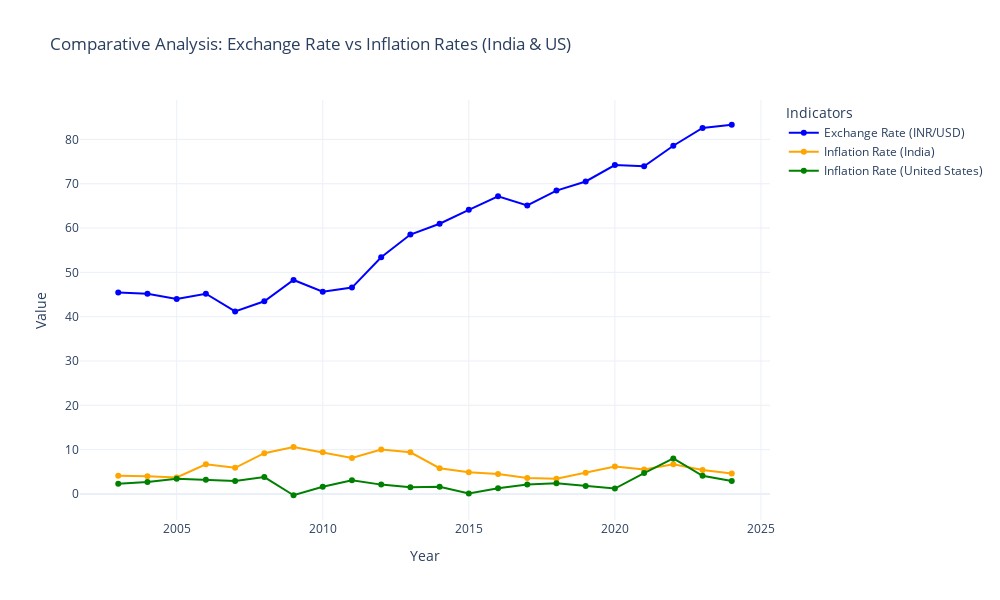

Notebook source saved alongside this figure:
### Code cell
fig = go.Figure()

fig.add_trace(go.Scatter(x=merged_df['Year'],
                         y=merged_df['Exchange Rate (INR/USD)'],
                         mode='lines+markers',
                         name='Exchange Rate (INR/USD)',
                         line=dict(color='blue')))

fig.add_trace(go.Scatter(x=merged_df['Year'],
                         y=merged_df['Inflation Rate (India)'],
                         mode='lines+markers',
                         name='Inflation Rate (India)',
                         line=dict(color='orange')))

fig.add_trace(go.Scatter(x=merged_df['Year'],
                         y=merged_df['Inflation Rate (United States)'],
                         mode='lines+markers',
                         name='Inflation Rate (United States)',
                         line=dict(color='green')))

fig.update_layout(title='Comparative Analysis: Exchange Rate vs Inflation Rates (India & US)',
                  xaxis_title='Year',
                  yaxis_title='Value',
                  legend_title_text='Indicators',
                  template='plotly_white',
                  height=600,
                  width=1000)

fig.show()

### Figure 1 — Plotly figure (JSON) as saved in the notebook; plotly's stock layout.template omitted (floating-point values rounded to 4 significant figures)
{"data": [{"line": {"color": "blue"}, "mode": "lines+markers", "name": "Exchange Rate (INR/USD)", "type": "scatter", "x": [2003, 2004, 2005, 2006, 2007, 2008, 2009, 2010, 2011, 2012, 2013, 2014, 2015, 2016, 2017, 2018, 2019, 2020, 2021, 2022, 2023, 2024], "y": [45.48, 45.19, 44.0, 45.18, 41.19, 43.46, 48.28, 45.62, 46.56, 53.4, 58.53, 60.97, 64.12, 67.17, 65.11, 68.45, 70.51, 74.22, 73.94, 78.58, 82.58, 83.31]}, {"line": {"color": "orange"}, "mode": "lines+markers", "name": "Inflation Rate (India)", "type": "scatter", "x": [2003, 2004, 2005, 2006, 2007, 2008, 2009, 2010, 2011, 2012, 2013, 2014, 2015, 2016, 2017, 2018, 2019, 2020, 2021, 2022, 2023, 2024], "y": [4.1, 4, 3.7, 6.7, 5.9, 9.2, 10.6, 9.4, 8.1, 10, 9.4, 5.8, 4.9, 4.5, 3.6, 3.4, 4.8, 6.2, 5.5, 6.7, 5.4, 4.6]}, {"line": {"color": "green"}, "mode": "lines+markers", "name": "Inflation Rate (United States)", "type": "scatter", "x": [2003, 2004, 2005, 2006, 2007, 2008, 2009, 2010, 2011, 2012, 2013, 2014, 2015, 2016, 2017, 2018, 2019, 2020, 2021, 2022, 2023, 2024], "y": [2.3, 2.7, 3.4, 3.2, 2.9, 3.8, -0.3, 1.6, 3.1, 2.1, 1.5, 1.6, 0.1, 1.3, 2.1, 2.4, 1.8, 1.2, 4.7, 8, 4.1, 2.9]}], "layout": {"height": 600, "legend": {"title": {"text": "Indicators"}}, "title": {"text": "Comparative Analysis: Exchange Rate vs Inflation Rates (India & US)"}, "width": 1000, "xaxis": {"title": {"text": "Year"}}, "yaxis": {"title": {"text": "Value"}}}}
